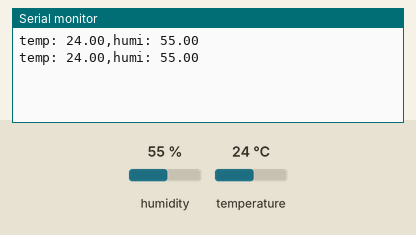
Simulated run of this sketch. Board: Arduino Uno, built with avr-gcc and run on an emulated ATmega328P. On the bench: the last lines printed to the serial monitor. The test bench sets the inputs (shaded band); at power-on: humidity 55 %, temperature 24 °C.

Above: at 4.8 s.
4.9 s: humidity set to 22 %
At 6.6 s:
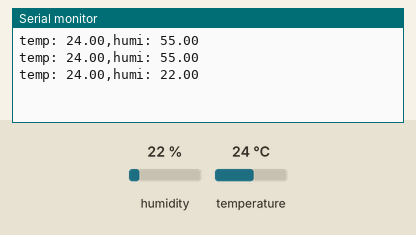
7.9 s: temperature set to 12 °C
At 9.0 s:
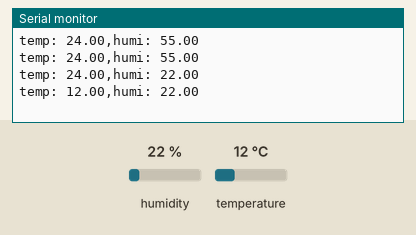
10.9 s: humidity set to 40 %
At 12.6 s:
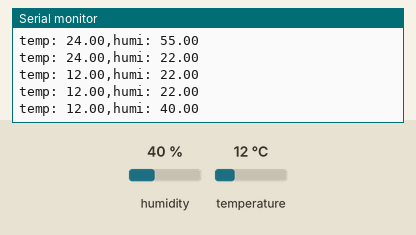
Timing chart, 0 to 14.1 s (numbered marks = the images above; inputs shaded):
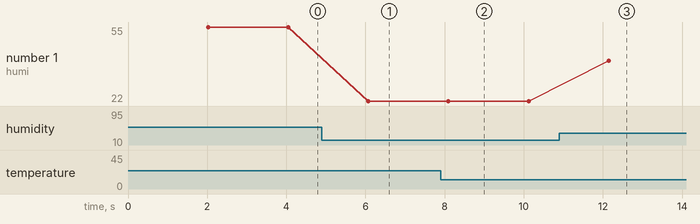

The sketch:

DHT11.ino
```cpp
#include <DHT.h>

#define DHTPIN 14 //GPIO 14번에 DHT11센서 연결
#define DHTTYPE DHT11

DHT dht(DHTPIN, DHTTYPE);

void setup(){
  Serial.begin(9600);
  dht.begin();
}

void loop(){
  delay(2000);
  float h = dht.readHumidity();
  float t = dht.readTemperature();

  Serial.print("temp: ");
  Serial.print(t);
  Serial.print(",");
  Serial.print("humi: ");
  Serial.println(h);
}
```

Measured:
- after the input at 4.9 s, the serial monitor: prints a new line after 1.2 s (image 1)
- after the input at 7.9 s, the serial monitor: prints a new line after 0.20 s (image 2)
- after the input at 10.9 s, the serial monitor: prints a new line after 1.2 s (image 3)
- plotted number 1: 55 → 22 after the input at 4.9 s, 22 → 40 after the input at 10.9 s
